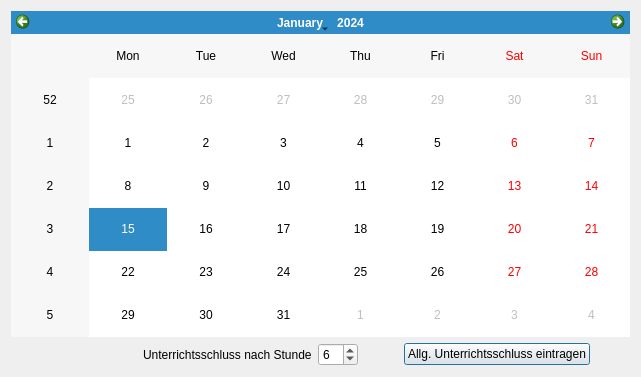
<?xml version="1.0" encoding="UTF-8"?>
<ui version="4.0">
 <class>Dialog</class>
 <widget class="QDialog" name="Dialog">
  <property name="geometry">
   <rect>
    <x>0</x>
    <y>0</y>
    <width>641</width>
    <height>377</height>
   </rect>
  </property>
  <property name="windowTitle">
   <string>Dialog</string>
  </property>
  <layout class="QVBoxLayout" name="verticalLayout">
   <item>
    <widget class="QCalendarWidget" name="calendarWidget"/>
   </item>
   <item>
    <layout class="QHBoxLayout" name="horizontalLayout">
     <item>
      <spacer name="horizontalSpacer_4">
       <property name="orientation">
        <enum>Qt::Horizontal</enum>
       </property>
       <property name="sizeType">
        <enum>QSizePolicy::Minimum</enum>
       </property>
       <property name="sizeHint" stdset="0">
        <size>
         <width>40</width>
         <height>20</height>
        </size>
       </property>
      </spacer>
     </item>
     <item>
      <spacer name="horizontalSpacer">
       <property name="orientation">
        <enum>Qt::Horizontal</enum>
       </property>
       <property name="sizeHint" stdset="0">
        <size>
         <width>40</width>
         <height>20</height>
        </size>
       </property>
      </spacer>
     </item>
     <item>
      <widget class="QLabel" name="label">
       <property name="font">
        <font>
         <pointsize>9</pointsize>
        </font>
       </property>
       <property name="text">
        <string>Unterrichtsschluss nach Stunde</string>
       </property>
      </widget>
     </item>
     <item>
      <widget class="QSpinBox" name="sb_abStunde">
       <property name="font">
        <font>
         <pointsize>9</pointsize>
        </font>
       </property>
       <property name="minimum">
        <number>0</number>
       </property>
       <property name="maximum">
        <number>11</number>
       </property>
       <property name="value">
        <number>6</number>
       </property>
      </widget>
     </item>
     <item>
      <spacer name="horizontalSpacer_3">
       <property name="orientation">
        <enum>Qt::Horizontal</enum>
       </property>
       <property name="sizeType">
        <enum>QSizePolicy::Minimum</enum>
       </property>
       <property name="sizeHint" stdset="0">
        <size>
         <width>40</width>
         <height>20</height>
        </size>
       </property>
      </spacer>
     </item>
     <item>
      <widget class="QPushButton" name="btn_eintragen">
       <property name="font">
        <font>
         <pointsize>9</pointsize>
        </font>
       </property>
       <property name="text">
        <string>Allg. Unterrichtsschluss eintragen</string>
       </property>
      </widget>
     </item>
     <item>
      <spacer name="horizontalSpacer_2">
       <property name="orientation">
        <enum>Qt::Horizontal</enum>
       </property>
       <property name="sizeType">
        <enum>QSizePolicy::Minimum</enum>
       </property>
       <property name="sizeHint" stdset="0">
        <size>
         <width>40</width>
         <height>20</height>
        </size>
       </property>
      </spacer>
     </item>
    </layout>
   </item>
  </layout>
 </widget>
 <resources/>
 <connections/>
</ui>
